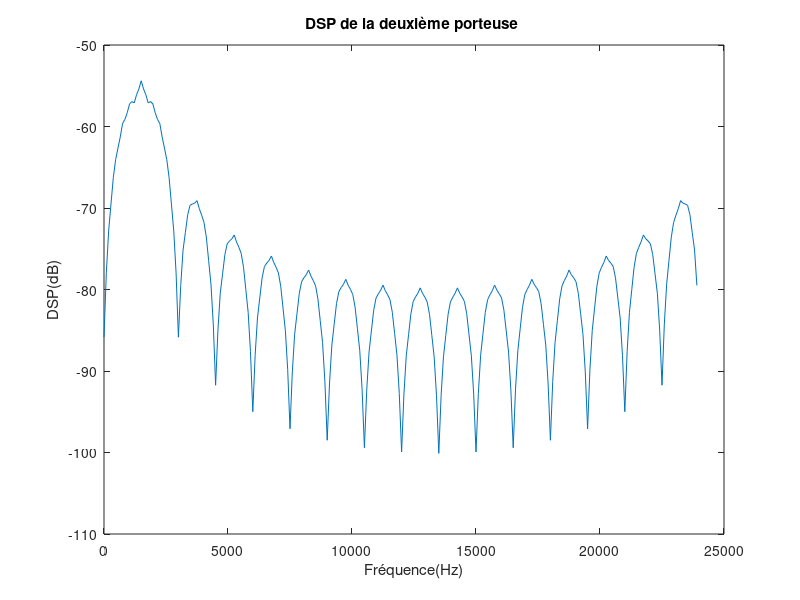
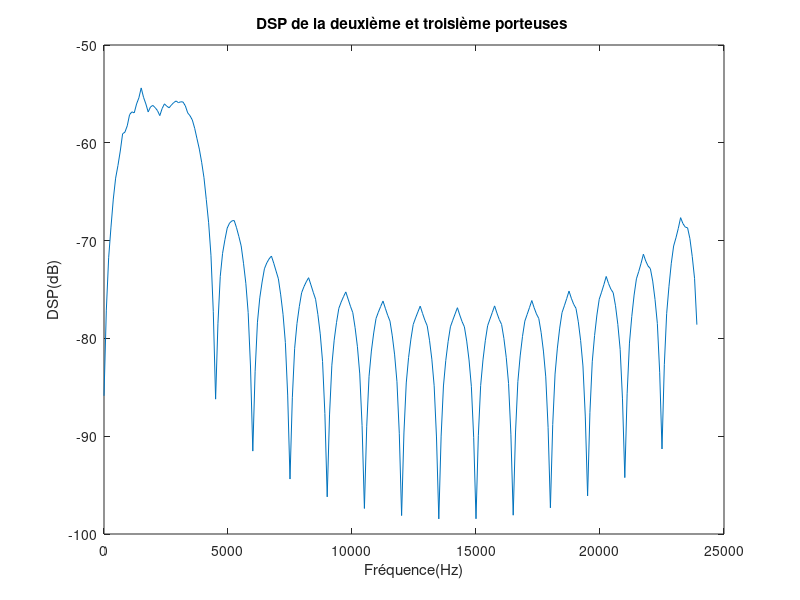
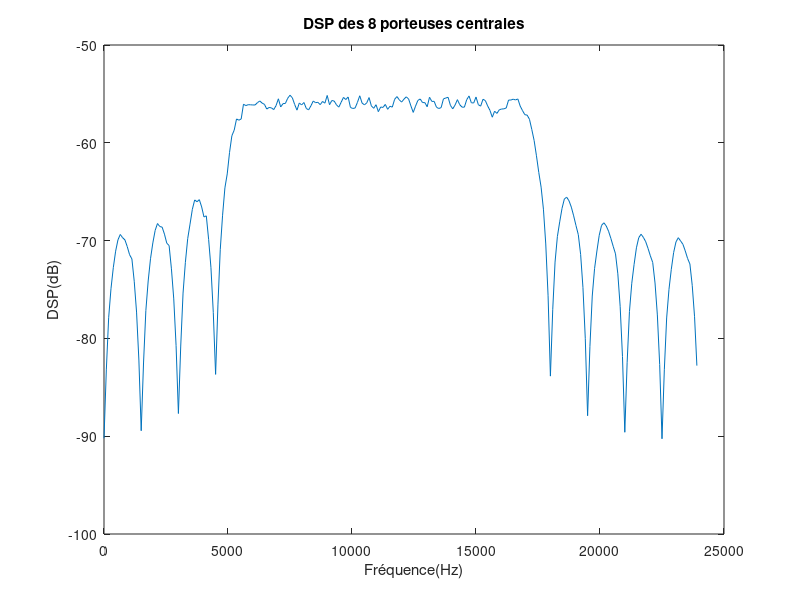
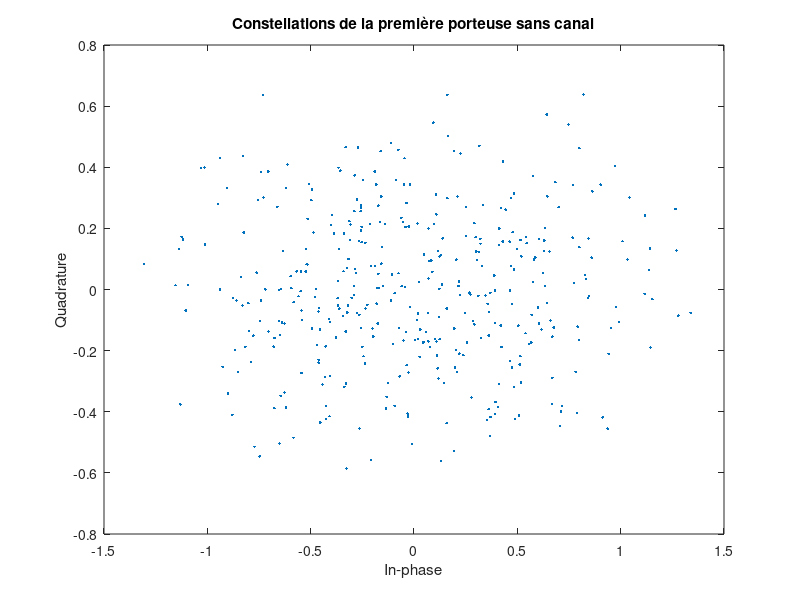

The MATLAB source for these figures, in order:
close all;
clear all;
      %%%%%%%%%%%%%%%%%%%%%%%%%%%%%%%%%%%%%%%%%%%%%%% PARTIE 2 : Implantation de la chaine de transmission OFDM sans canal %%%%%%%%%%%%%%%%%%%%%%%%%%%%%%%%%%%%%%%%%%%%%%%%%%%%%%%%%%%%

      %% 2.1) Emission

 %Déclaration des constantes
N = 16;      % Nombre de porteuses
M = 2;       % Modulation
n = 16000;    % Nombre de bits à transmettre
Fe = 24000;  % Fréquence d'echantillonnage
Rb = 3000;   % Débit binaire

 % Génération de bits
 bits = randi([0,1],1,n);

 % Mapping
 Symboles = 2*bits-1;

 % Génération du signal OFDM sans canal
Symboles_reshape = reshape(Symboles , N, n/N);

% Génération du signal OFDM pour la deuxième porteuse
Porteuse_1 = ifft([zeros(1,n/N); Symboles_reshape(2,:); zeros(N-2,n/N)]);
P1 = reshape(Porteuse_1, 1, n);

% Génération du signal OFDM pour la deuxième et la troisième porteuses
Porteuse_2 = ifft([zeros(1,n/N);Symboles_reshape(2:3,:); zeros(N-3,n/N)]);
P2 = reshape(Porteuse_2, 1, n);

% Génération du signal OFDM pour les 8 porteuses centrales
Porteuse_8 = ifft([zeros(4,n/N);Symboles_reshape(5:12,:); zeros(4,n/N)]);
P3 = reshape(Porteuse_8,1,n);

% Caclcul des densites spectrales
[DSP_P1, f1] = pwelch(P1,[],[],[],Fe,"twosided");
figure(1)
plot(f1, 10*log10(DSP_P1));
title("DSP de la deuxième porteuse ")
xlabel('Fréquence(Hz)')
ylabel("DSP(dB)")

[DSP_P2, f2] = pwelch(P2,[],[],[],Fe,"twosided");
figure(2)
plot(f2,10*log10(DSP_P2));
title("DSP de la deuxième et troisième porteuses ")
xlabel('Fréquence(Hz)')
ylabel("DSP(dB)")

[DSP_P3, f3] = pwelch(P3,[],[],[],Fe,"twosided");
figure(3)
plot(f3,10*log10(DSP_P3));
title("DSP des 8 porteuses centrales")
xlabel('Fréquence(Hz)')
ylabel("DSP(dB)")


%% 2.1) Récéption sans canal
% Symboles reçus: N=16 porteuses
Matrice_OFDM= ifft(Symboles_reshape);
Signal_OFDM = reshape(Matrice_OFDM,1,n);
FFT_Matrice_SignalOFDM = fft(Matrice_OFDM);
FFT_SignalOFDM = reshape(FFT_Matrice_SignalOFDM, 1, n);
Symboles_recus = sign(FFT_SignalOFDM);

% Demapping
bits_recus = (Symboles_recus + 1)/2;

% Calcul du TEB
ecart_ss_canal = abs(bits - bits_recus);
TEB_ss_canal = mean(ecart_ss_canal);




%%











%%%%%%%%%%%%%%%%%%%%%%%%%%%%%%%%%%%%%%%%% PARTIE 3 : Implantation de la chaine de transmission OFDM avec canal multi-trajets, sans bruit %%%%%%%%%%%%%%%%%%%%%%%%%%%%%%%%%%%%%%%%%%

N_calc = 40; % Nombres de porteuses calculées


 %% Récéption avec canal
% Symboles reçus: N_calc = 40 porteuses
Symboles_reshape_40 = reshape(Symboles , N_calc, n/N_calc);
Matrice_OFDM_40= ifft(Symboles_reshape_40);
Signal_OFDM_40 = reshape(Matrice_OFDM_40,1,n);
FFT_Matrice_SignalOFDM_40 = fft(Matrice_OFDM_40);
FFT_SignalOFDM_40 = reshape(FFT_Matrice_SignalOFDM_40, 1, n);
Symboles_recus_40 = sign(FFT_SignalOFDM_40);

% Demapping
bits_recus_40 = (Symboles_recus_40 + 1)/2;






% Canal de propagation
alpha0 = 0.04; 
alpha1 = -0.05;
alpha2 = 0.07;
alpha3 = -0.21;
alpha4 = -0.5;
alpha5 = 0.72;
alpha6 = 0.36;
alpha7 = 0;
alpha8 = -0.21;
alpha9 = 0.03;
alpha10 = 0.07;
hc = [alpha0 alpha1  alpha2 alpha3 alpha4 alpha5 alpha6 alpha7 alpha8 alpha9 alpha10];


figure(5)
subplot(2,1,1)
plot(abs(fft(hc,4096)));
title("Module de la réponse fréquentielle")
subplot(2,1,2)
plot(angle(fft(hc,4096)));
title("Phase de la réponse fréquentielle")



%% 3.1) Implantation sans intervalle de garde
% Filtrage du signal OFDM
Signal_Recu = filter(hc, 1, Signal_OFDM);
Matrice_Signal_Recu = reshape(Signal_Recu, N_calc, n/N_calc);

% Comparaison des DSPs avant et après le canal
[DSP_Signal_Recu, f_signal_recu] = pwelch(Signal_Recu,[],[],[],Fe,"twosided");
[DSP_Signal_OFDM, f_signal_ofdm] = pwelch(Signal_OFDM,[],[],[],Fe,"twosided");
figure(6)
xlim([0 1]);
plot(f_signal_recu, log10(DSP_Signal_Recu),'r');
hold on
plot(f_signal_ofdm, log10(DSP_Signal_OFDM),'b');
title("Comparaison des DSPs avant et après le canal")
xlabel('Fréquence(Hz)')
ylabel("DSP(dB)")
legend('après le canal','avant le canal')

% Réception
FFT_Signal_Recu_Matrice = fft(Matrice_Signal_Recu);
FFT_Signal_Recu = reshape(FFT_Signal_Recu_Matrice, 1, n);

% Constellations
scatterplot(FFT_Signal_Recu_Matrice(1,:));
title("Constellations de la première porteuse sans canal")
scatterplot(FFT_Signal_Recu_Matrice(N,:));
title("Constellations de la dernière porteuse sans canal")

% Calcul du TEB
symboles_recu_canal = sign(real(FFT_Signal_Recu));
bits_recus_canal = (symboles_recu_canal + 1)/2;
ecart_canal = abs(bits_recus_canal - bits);
TEB_canal = mean(ecart_canal);




%% 3.2) Implantation avec intervalle de garde composé de zéros
% Emission
Matrice_Signal_OFDM_IG = [zeros(10,n/N_calc); Matrice_OFDM_40];
Signal_OFDM_IG = reshape(Matrice_Signal_OFDM_IG, 1, n+10*n/N_calc);
Signal_Recu_IG = filter(hc, 1, Signal_OFDM_IG);
Signal_Recu_IG_Matrice = reshape(Signal_Recu_IG, N_calc+10, n/N_calc);

% Réception
Signal_Recu_IG_Matrice = Signal_Recu_IG_Matrice(11:N_calc+10,:);
TF_Signal_Recu_IG_Matrice = fft(Signal_Recu_IG_Matrice);

% Constellations
scatterplot(TF_Signal_Recu_IG_Matrice(1,:));
title("Constellations de la première porteuse avec IG")
scatterplot(TF_Signal_Recu_IG_Matrice(N_calc,:));
title("Constellations de la dernière porteuse avec IG")

% Calcul du TEB
TF_Signal_Recu_IG = reshape(TF_Signal_Recu_IG_Matrice, 1, n);
symboles_recu_IG = sign(real(TF_Signal_Recu_IG));
bits_recus_IG = (symboles_recu_IG + 1)/2;
ecart_IG = abs(bits_recus_IG - bits);
TEB_IG = mean(ecart_IG);



%% 3.3) Implantation avec préfixe cyclique
Matrice_Signal_OFDM_PC = [Matrice_OFDM_40(N_calc-9:N_calc,:); Matrice_OFDM_40];
Signal_OFDM_PC = reshape(Matrice_Signal_OFDM_PC, 1, (N_calc+10)*(n/N_calc));
Signal_Recu_PC = filter(hc, 1, Matrice_Signal_OFDM_PC);
Matrice_Signal_Recu_PC = reshape(Signal_Recu_PC, N_calc+10, n/N_calc);

% Réception
Matrice_Signal_Recu_PC = Matrice_Signal_Recu_PC(11:N_calc+10,:);
Matrice_FFT_Signal_Recu_PC = fft(Matrice_Signal_Recu_PC);
FFT_Signal_Recu_PC = reshape(Matrice_FFT_Signal_Recu_PC, 1, n);

% Constellations
scatterplot(Matrice_FFT_Signal_Recu_PC(1,:));
title("Constellations de la première porteuse avec PC")
scatterplot(Matrice_FFT_Signal_Recu_PC(N_calc,:));
title("Constellations de la dernière porteuse avec PC")

% Calcul du TEB
symboles_recu_PC = sign(real(FFT_Signal_Recu_PC));
bits_recus_PC = (symboles_recu_PC + 1)/2;
ecart_PC = abs(bits_recus_PC - bits);
TEB_PC = mean(ecart_PC);


%% 3.4) Implantation avec préfixe cyclique et égalisation

h = [hc zeros(1,N_calc-length(hc))];
H = fft(h);

% Egalisation ZF
Matrice_symboles_recu_ZF = Matrice_FFT_Signal_Recu_PC./H.';

%Constellations
scatterplot(Matrice_symboles_recu_ZF(1,:));
title("Constellations de la première porteuse avec egalisation ZF ")
scatterplot(Matrice_symboles_recu_ZF(N_calc,:));
title("Constellations de la dernière porteuse avec egalisation ZF ")

% Calcul du TEB
symboles_recu_ZF = reshape(Matrice_symboles_recu_ZF, 1, n);
symboles_recu_ZF = sign(real(symboles_recu_ZF));
bits_recus_ZF = (symboles_recu_ZF + 1)/2;
ecart_ZF = abs(bits_recus_ZF - bits);
TEB_ZF = mean(ecart_ZF);

% Egalisation ML
Matrice_symboles_recu_ML = Matrice_FFT_Signal_Recu_PC.*H';

%Constellations
scatterplot(Matrice_symboles_recu_ML(1,:));
title("Constellations de la première porteuse avec Egalisation ML ")
scatterplot(Matrice_symboles_recu_ML(N_calc,:));
title("Constellations de la dernière porteuse Egalisation ML ")

%Calcul du TEB
symboles_recu_ML = reshape(Matrice_symboles_recu_ML, 1, n);
symboles_recu_ML = sign(real(symboles_recu_ML));
bits_recus_ML = (symboles_recu_ML + 1)/2;
ecart_ML = abs(bits_recus_ML - bits);
TEB_ML = mean(ecart_ML);






%%%%%%%%%%%%%%%%%%%%%%%%%%%%%%%%%%%%%%%%%%%%%%%%%%%%%%%%%%%%%% PARTIE 4 : Impact d'une erreur de synchronisation horloge %%%%%%%%%%%%%%%%%%%%%%%%%%%%%%%%%%%%%%%%%%%%%%%%%%%%%%%%%%%%%%%

% Surdimensionnement du préfixe cyclique
Matrice_Signal_OFDM_PC = [Matrice_OFDM(9:16,:); Matrice_OFDM];

% Cas 1
Signal_OFDM_PC_cas1 = reshape(Matrice_Signal_OFDM_PC, 1, (N+8)*(n/N));
Signal_Recu_PC_cas1 = filter(h, 1, Signal_OFDM_PC_cas1);
Matrice_Signal_OFDM_PC_cas1 = reshape(Signal_Recu_PC_cas1, N+8, n/N);
Matrice_Signal_OFDM_PC_cas1 = Matrice_Signal_OFDM_PC_cas1(1:N,:);
Matrice_FFT_Signal_Recu_PC__cas1 = fft(Matrice_Signal_OFDM_PC_cas1);
FFT_Signal_Recu_PC_cas1 = reshape(Matrice_FFT_Signal_Recu_PC__cas1, 1, n);

% Calcul du TEB cas 1
symboles_recu_PC_cas1 = sign(real(FFT_Signal_Recu_PC_cas1));
bits_recus_PC_cas1 = (symboles_recu_PC_cas1 + 1)/2;
ecart_PC_cas1 = abs(bits_recus_PC_cas1 - bits);
TEB_PC_cas1 = mean(ecart_PC_cas1);

% Constellations
scatterplot(Matrice_FFT_Signal_Recu_PC__cas1(1,:))
title("première porteuse dans le premier cas")
scatterplot(Matrice_FFT_Signal_Recu_PC__cas1(N,:))
title("dernière porteuse dans le premier cas")


% Cas 2
Signal_OFDM_PC_cas2 = reshape(Matrice_Signal_OFDM_PC, 1, (N+8)*(n/N));
Signal_Recu_PC_cas2 = filter(h, 1, Signal_OFDM_PC_cas2);
Matrice_Signal_Recu_PC_cas2 = reshape(Signal_Recu_PC_cas2, N+8, n/N);
Matrice_Signal_Recu_PC_cas2 = Matrice_Signal_Recu_PC_cas2(6:N+5,:);
FFT_Matrice_Signal_Recu_PC_cas2 = fft(Matrice_Signal_Recu_PC_cas2);
FFT_Signal_Recu_PC_cas2 = reshape(FFT_Matrice_Signal_Recu_PC_cas2, 1, n);

% Calcul du TEB cas 2
symboles_recu_PC_cas2 = sign(real(FFT_Signal_Recu_PC_cas2));
bits_recus_PC_cas2 = (symboles_recu_PC_cas2 + 1)/2;
ecart_c_PC_cas2 = abs(bits_recus_PC_cas2 - bits);
TEB_PC_cas2 = mean(ecart_c_PC_cas2);

% Constellations
scatterplot(FFT_Matrice_Signal_Recu_PC_cas2(1,:))
title("première porteuse dans le deuxième cas ")
scatterplot(FFT_Matrice_Signal_Recu_PC_cas2(N,:))
title("dernière porteuse dans le deuxième cas")

% Cas 3
Signal_OFDM_PC_cas3 = reshape(Matrice_Signal_OFDM_PC, 1, (N+8)*(n/N));
SignalRecu_PC_cas3 = filter(h, 1, Signal_OFDM_PC_cas3);
SignalRecu_PC_cas3 = [SignalRecu_PC_cas3(2:end) SignalRecu_PC_cas3(1)];
Matrice_SignalRecu_PC_cas3 = reshape(SignalRecu_PC_cas3, N+8, n/N);
Matrice_SignalRecu_PC_cas3 = Matrice_SignalRecu_PC_cas3(9:N+8,:);
FFT_Matrice_Signal_Recu_PC_cas3 = fft(Matrice_SignalRecu_PC_cas3);
FFT_SignalRecu_PC_cas3 = reshape(FFT_Matrice_Signal_Recu_PC_cas3, 1, n);

% Calcul du TEB cas 3
symboles_recu_PC_cas3 = sign(real(FFT_SignalRecu_PC_cas3));
bits_recus_PC_cas3 = (symboles_recu_PC_cas3 + 1)/2;
ecart_PC_cas3 = abs(bits_recus_PC_cas3 - bits);
TEB_PC_cas3 = mean(ecart_PC_cas3);

% Constellations
scatterplot(FFT_Matrice_Signal_Recu_PC_cas3(1,:))
title("première porteuse dans le troisième cas")
scatterplot(FFT_Matrice_Signal_Recu_PC_cas3(N,:))
title("dernière porteuse dans le troisième cas")


